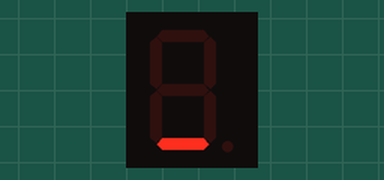
Bench run of a sketch on a simulated Arduino Uno, built with avr-gcc and run on an emulated ATmega328P. On the bench: 1-digit seven-segment display. Wiring (inferred from the names in the program): 1-digit 7-segment display, segments lit when LOW: segments pin 8, pin 6, pin 2, pin 3, pin 4, pin 5, pin 7. The segment pins are drawn as the display they are named for.

Above: at 0.1 s.
At 0.6 s:
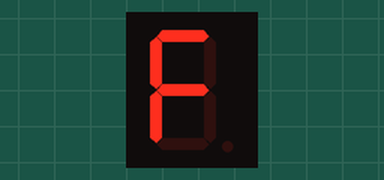
At 1.1 s:
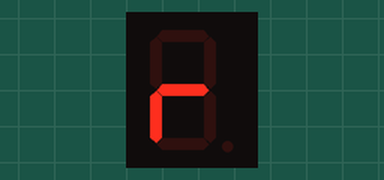
At 2.1 s:
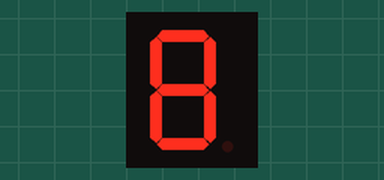

The sketch:

NOM_DISPLAY_.ino
```cpp
/**********************************************************************************
**                                                                               **
**                              NOM                                              **
**                                                                               **
**  ALBERT SEGUÏ                                      20/03/2017                 **
**********************************************************************************/

//********************************* INCLUDES **************************************

//********************************* VARIABLES *************************************
  //ASIGNO LES VARIABLES
int  E= 2;
int D = 3;
int C= 4;
int B = 5;
int F = 6;
int A= 7;
int G = 8;
//*********************************** SETUP ***************************************
void setup() {
  // put your setup code here, to run once:
  //ASIGNO LES SORTIDES
pinMode(A, OUTPUT);
pinMode(B, OUTPUT);
pinMode(C, OUTPUT);
pinMode(D, OUTPUT);
pinMode(E, OUTPUT);
pinMode(F, OUTPUT);
pinMode( G,OUTPUT);

}
void loop() {
  // put your setup code here, to run once:
  //LLETRA A
  digitalWrite(A, HIGH);
  digitalWrite(B, HIGH);
  digitalWrite(C, HIGH);
  digitalWrite(D, LOW);
  digitalWrite(E, HIGH);
  digitalWrite(F, HIGH);
  digitalWrite(G, HIGH);
  delay(500);

  //LLETRA L
digitalWrite(A, LOW);
  digitalWrite(B, LOW);
  digitalWrite(C, LOW);
  digitalWrite(D, HIGH);
  digitalWrite(E, HIGH);
  digitalWrite(F, HIGH);
  digitalWrite(G, LOW);
  delay(500);

  //LLETRA B
  digitalWrite(A, LOW);
  digitalWrite(B, HIGH);
  digitalWrite(C, LOW);
  digitalWrite(D, HIGH);
  digitalWrite(E, HIGH);
  digitalWrite(F, HIGH);
  digitalWrite(G, HIGH);
  delay(500);

   //LLETRA A
  digitalWrite(A, HIGH);
  digitalWrite(B, HIGH);
  digitalWrite(C, HIGH);
  digitalWrite(D, LOW);
  digitalWrite(E, HIGH);
  digitalWrite(F, HIGH);
  digitalWrite(G, HIGH);
  delay(500);

  //TEMPS
   digitalWrite(A, LOW);
  digitalWrite(B, LOW);
  digitalWrite(C, LOW);
  digitalWrite(D, LOW);
  digitalWrite(E, LOW);
  digitalWrite(F, LOW);
  digitalWrite(G, LOW);
  delay(1000);

}
```

Measured:
- by itself, everything shown: repeats every 3.0 s, in 5 steps
- what the display in image 1 shows lasts 0.5 s, from 0.5 s to 1.0 s
- what the display in image 3 shows lasts 1.0 s, from 2.0 s to 3.0 s
